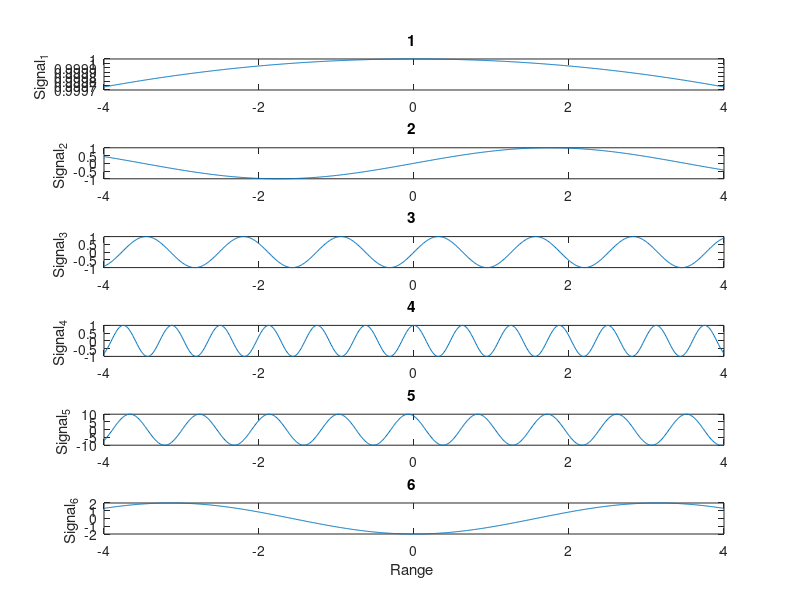

Recreate this plot in MATLAB.
% Name : Samarth Shah
% Roll No: AU1841145
% Lab1 (Question_11) Plot all the given signals and comment on their output for periodicity writing common
% MATLAB code. 
%1 x(n) = cos(0.002*pi*n)
%2 x(n) = sin(30*pi*n/105)
%3 x(n) = sin(n*5)
%4 x(n) = cos(32n*pi*/10)
%5 x(n) = 10*cos(7n+pi/6)
%6 x(n) = 2*exp j(n-pi)
clc ;
clear;
close all ;
n = -4:0.01:4; %Defining the range
signal1 = cos (0.002*pi*n); %Equation of Function 1
subplot(611);
plot (n,signal1 );%Plotting Signal 1
ylabel ('Signal_1 ');
title ("1 ");
signal2 = sin (30*n*pi/105); %Equation of Function 2
subplot (612);
plot (n,signal2 );%Plotting Signal 2
ylabel ('Signal_2 ');
title ("2 ");
signal3 = sin(5*n); %Equation of Function 3
subplot (613);
plot (n,signal3 );%Plotting Signal 3
ylabel ('Signal_3 ');
title ("3 ");
signal4 = cos(32*pi*n/10) ;%Equation of Function 4
subplot (614);
plot (n,signal4 );%Plotting Signal 4
ylabel ('Signal_4 ');
title ("4 ");
signal5 = 10*cos((7*n)+(pi/6) ); %Equation of Function 5
subplot (615);
plot (n,signal5 );%Plotting Signal 5
ylabel ('Signal_5 ');
title ("5 ");
signal6 = 2*exp(1i.*(n-pi)); %Equation of Function 6
subplot (616);
plot (n,signal6 );%Plotting Signal 6
xlabel ('Range ');
ylabel ('Signal_6 ');
title ("6 ");
%Periodicity 
% Answer of 1st Graph: Period 1000
% Answer of 2nd Graph: 7
% Answer of 3rd Graph: Period 2*pi/5
% Answer of 4th Graph: Period 5/8
% Answer of th Graph: Period 5/8
% Answer of 4th Graph: Period 2*pi